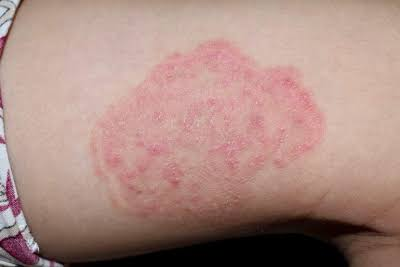
#> input picture glcm_skin_app/uploads/4c8a41de319d4236afa57e87a5fa54f1.jpeg, 400 x 267 px
$ python -i features.py   (imports and definitions only)
#> lines starting #> are read from the running program, lines starting #| are printed output that depends on the picture
from __future__ import annotations

from dataclasses import dataclass
from io import BytesIO
from pathlib import Path

import numpy as np
from PIL import Image, UnidentifiedImageError


DEFAULT_IMAGE_SIZE = 128
DEFAULT_LEVELS = 16
ANGLES = (("0deg", (0, 1)), ("45deg", (-1, 1)), ("90deg", (-1, 0)), ("135deg", (-1, -1)))
FEATURE_NAMES = (
    "contrast",
    "dissimilarity",
    "homogeneity",
    "asm",
    "energy",
    "correlation",
    "entropy",
)


class InvalidImageError(ValueError):
    pass


@dataclass(frozen=True)
class GLCMConfig:
    image_size: int = DEFAULT_IMAGE_SIZE
    levels: int = DEFAULT_LEVELS


def _open_image(source: bytes | str | Path) -> Image.Image:
    try:
        if isinstance(source, bytes):
            stream = BytesIO(source)
            with Image.open(stream) as image:
                return image.convert("L").copy()
        with Image.open(source) as image:
            return image.convert("L").copy()
    except (UnidentifiedImageError, OSError, ValueError) as exc:
        raise InvalidImageError("The selected file is not a valid image.") from exc


def _resize(image: Image.Image, image_size: int) -> Image.Image:
    resampling = getattr(Image, "Resampling", Image)
    return image.resize((image_size, image_size), resampling.LANCZOS)


# [60 lines left out: functions _quantize, _shift_views, _glcm, _texture_features, not called in this run]


def extract_glcm_features(source: bytes | str | Path, config: GLCMConfig | None = None) -> np.ndarray:
    config = config or GLCMConfig()
    image = _resize(_open_image(source), config.image_size)
    quantized = _quantize(image, config.levels)

    vectors = []
    for _angle_name, (dr, dc) in ANGLES:
        matrix = _glcm(quantized, dr, dc, config.levels)
        vectors.append(_texture_features(matrix))
    return np.concatenate(vectors)


# [6 lines left out: function describe_feature_vector, not called in this run]

>>> import cv2
>>> picture = cv2.imread('uploads/4c8a41de319d4236afa57e87a5fa54f1.jpeg', cv2.IMREAD_GRAYSCALE)
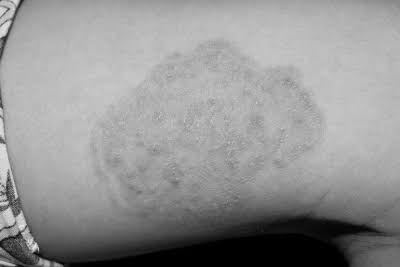
#> picture: shape (267, 400); min 0, max 236, mean 147.2
#> (the run stopped early here; a loop or call above may not have finished)

$ run again, on glcm_skin_app/uploads/9b84b38dd2884c4cb2491a38518a6b76.png
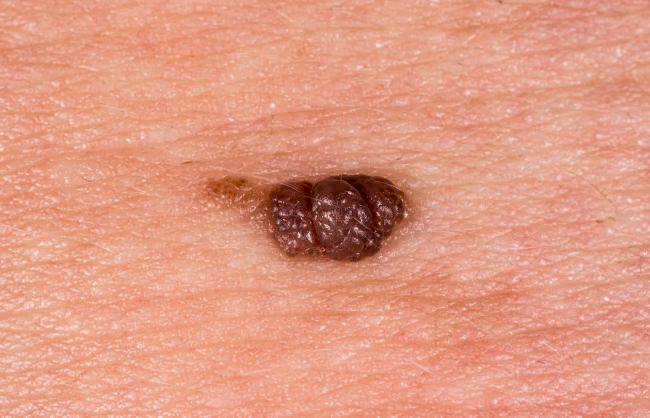
#> input picture glcm_skin_app/uploads/9b84b38dd2884c4cb2491a38518a6b76.png, 650 x 418 px
#> `picture = cv2.imread('uploads/4c8a41de319d4236afa57e87a5fa54f1.jpeg', ..`:
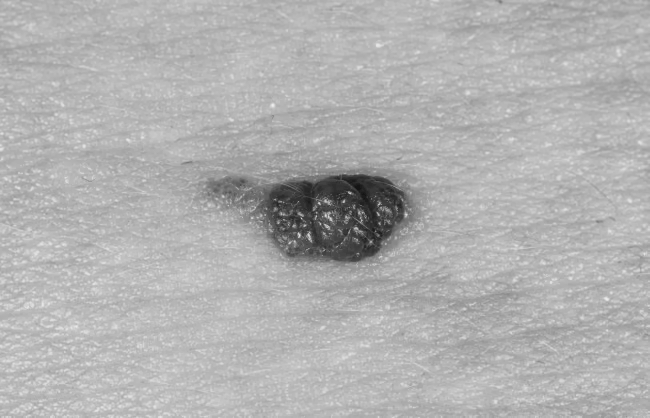
#> picture: shape (418, 650); min 21, max 237, mean 176.5
